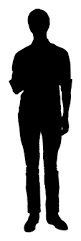
#> input picture assets/images/silouete.png, 81 x 241 px
$ python thining.py
#> lines starting #> are read from the running program, lines starting #| are printed output that depends on the picture; after the words box and inside, x2 and y2 are one past the last pixel; in counts of white or black regions, pixels touching at a corner belong together
from __future__ import print_function
import cv2
import numpy as np
from matplotlib import pyplot as plt
from scipy.ndimage.morphology import binary_hit_or_miss
from  scipy import ndimage


"""
    THINING = IMAGE - (IMAGE HIT OR MISS STRUCTURAL ELEMENT)
"""
def readi(path, typer = "color"):
#> called with path = '../../assets/images/silouete.png', typer = 'gray'
    if typer == "color":
        return cv2.imread(path, 1)
    elif typer == "gray":
        return cv2.imread(path, 0)
#> returned value is the input picture: shape (241, 81); min 0, max 255, mean 150.4


def print_img(img):
    for y in img:
        for x in y:
            print (x, end ="")
        print()

def thining(img):
    ss = []
    s = np.array([ [1,1], [1,1]], 'uint8')

    plt.subplot(1,2,1), plt.imshow(img, cmap="gray"), plt.title(str(2))
    for i in range(12):
        img = ndimage.binary_hit_or_miss(img, structure1=s).astype(np.uint8)

    plt.subplot(1,2,2), plt.imshow(img, cmap="gray"), plt.title(str(2))
    plt.show()


if __name__ == "__main__":


    img = readi("../../assets/images/silouete.png", "gray")
    ret,img_bin = cv2.threshold(img,50,255, cv2.THRESH_BINARY_INV)
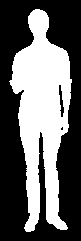
#> img_bin: shape (241, 81); 39.7% white; 1 white region, box (x1, y1, x2, y2) and area: (9, 9, 72, 232) 7758
    #print_img(img_bin)"""

    thining(img_bin)
#> the loop in thining, `for i in range(12):` made 12 passes
#> pass 1, in thining, `img = ndimage.binary_hit_or_miss(img, structure1=s).astype(np.uint8)`:
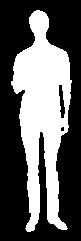
#> img: shape (241, 81); values 0 (black) and 1 (white), 37.3% white; 1 white region, box (x1, y1, x2, y2) and area: (11, 10, 72, 232) 7277
#> pass 2, in thining, `img = ndimage.binary_hit_or_miss(img, structure1=s).astype(np.uint8)`:
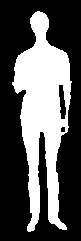
#> img: shape (241, 81); values 0 (black) and 1 (white), 34.8% white; 1 white region, box (x1, y1, x2, y2) and area: (12, 11, 72, 232) 6800
#> pass 3, in thining, `img = ndimage.binary_hit_or_miss(img, structure1=s).astype(np.uint8)`:
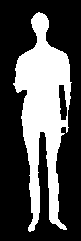
#> img: shape (241, 81); values 0 (black) and 1 (white), 32.4% white; 1 white region, box (x1, y1, x2, y2) and area: (13, 12, 72, 232) 6323
#> after the loop in thining, `for i in range(12):`:
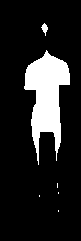
#> img: shape (241, 81); values 0 (black) and 1 (white), 13.9% white; 6 white regions (4 under 20 px), largest, box (x1, y1, x2, y2) and area: (24, 50, 70, 165) 2656, (41, 23, 48, 36) 46
